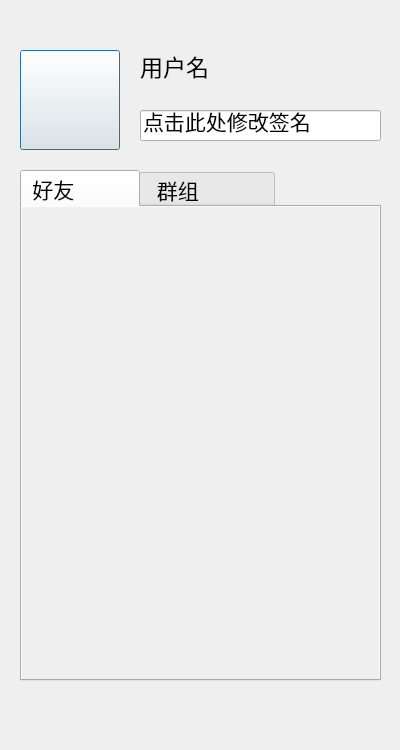
<?xml version="1.0" encoding="UTF-8"?>
<ui version="4.0">
 <class>DialogMain</class>
 <widget class="QDialog" name="DialogMain">
  <property name="enabled">
   <bool>true</bool>
  </property>
  <property name="geometry">
   <rect>
    <x>0</x>
    <y>0</y>
    <width>400</width>
    <height>750</height>
   </rect>
  </property>
  <property name="minimumSize">
   <size>
    <width>400</width>
    <height>750</height>
   </size>
  </property>
  <property name="maximumSize">
   <size>
    <width>400</width>
    <height>750</height>
   </size>
  </property>
  <property name="windowTitle">
   <string>DialogMain</string>
  </property>
  <property name="windowOpacity">
   <double>1.000000000000000</double>
  </property>
  <widget class="QPushButton" name="pb_icon">
   <property name="geometry">
    <rect>
     <x>20</x>
     <y>50</y>
     <width>100</width>
     <height>100</height>
    </rect>
   </property>
   <property name="minimumSize">
    <size>
     <width>100</width>
     <height>100</height>
    </size>
   </property>
   <property name="maximumSize">
    <size>
     <width>100</width>
     <height>100</height>
    </size>
   </property>
   <property name="font">
    <font>
     <pointsize>18</pointsize>
    </font>
   </property>
   <property name="text">
    <string/>
   </property>
   <property name="icon">
    <iconset resource="resource.qrc">
     <normaloff>:/tx/13.png</normaloff>:/tx/13.png</iconset>
   </property>
   <property name="iconSize">
    <size>
     <width>100</width>
     <height>100</height>
    </size>
   </property>
   <property name="checkable">
    <bool>false</bool>
   </property>
  </widget>
  <widget class="QLabel" name="lb_name">
   <property name="geometry">
    <rect>
     <x>140</x>
     <y>50</y>
     <width>171</width>
     <height>31</height>
    </rect>
   </property>
   <property name="font">
    <font>
     <pointsize>17</pointsize>
    </font>
   </property>
   <property name="text">
    <string>用户名</string>
   </property>
  </widget>
  <widget class="QLineEdit" name="le_feeling">
   <property name="geometry">
    <rect>
     <x>140</x>
     <y>110</y>
     <width>241</width>
     <height>31</height>
    </rect>
   </property>
   <property name="font">
    <font>
     <pointsize>16</pointsize>
    </font>
   </property>
   <property name="text">
    <string>点击此处修改签名</string>
   </property>
   <property name="readOnly">
    <bool>false</bool>
   </property>
  </widget>
  <widget class="QTabWidget" name="tb_page">
   <property name="geometry">
    <rect>
     <x>20</x>
     <y>170</y>
     <width>361</width>
     <height>511</height>
    </rect>
   </property>
   <property name="font">
    <font>
     <pointsize>16</pointsize>
    </font>
   </property>
   <property name="currentIndex">
    <number>0</number>
   </property>
   <property name="usesScrollButtons">
    <bool>false</bool>
   </property>
   <widget class="QWidget" name="page_friend">
    <attribute name="title">
     <string>好友         </string>
    </attribute>
    <widget class="QScrollArea" name="scrollArea">
     <property name="geometry">
      <rect>
       <x>0</x>
       <y>0</y>
       <width>361</width>
       <height>481</height>
      </rect>
     </property>
     <property name="frameShape">
      <enum>QFrame::NoFrame</enum>
     </property>
     <property name="widgetResizable">
      <bool>true</bool>
     </property>
     <widget class="QWidget" name="scrollAreaWidgetContents">
      <property name="geometry">
       <rect>
        <x>0</x>
        <y>0</y>
        <width>361</width>
        <height>481</height>
       </rect>
      </property>
      <layout class="QVBoxLayout" name="verticalLayout">
       <property name="spacing">
        <number>5</number>
       </property>
       <property name="leftMargin">
        <number>1</number>
       </property>
       <property name="topMargin">
        <number>1</number>
       </property>
       <property name="rightMargin">
        <number>1</number>
       </property>
       <property name="bottomMargin">
        <number>1</number>
       </property>
       <item>
        <widget class="QWidget" name="wdg_lst" native="true"/>
       </item>
       <item>
        <spacer name="verticalSpacer">
         <property name="orientation">
          <enum>Qt::Vertical</enum>
         </property>
         <property name="sizeHint" stdset="0">
          <size>
           <width>20</width>
           <height>461</height>
          </size>
         </property>
        </spacer>
       </item>
      </layout>
     </widget>
    </widget>
   </widget>
   <widget class="QWidget" name="pb_group">
    <attribute name="title">
     <string> 群组           </string>
    </attribute>
   </widget>
  </widget>
  <widget class="QPushButton" name="pb_menu">
   <property name="geometry">
    <rect>
     <x>20</x>
     <y>700</y>
     <width>40</width>
     <height>40</height>
    </rect>
   </property>
   <property name="minimumSize">
    <size>
     <width>40</width>
     <height>40</height>
    </size>
   </property>
   <property name="maximumSize">
    <size>
     <width>40</width>
     <height>40</height>
    </size>
   </property>
   <property name="text">
    <string/>
   </property>
   <property name="icon">
    <iconset resource="resource.qrc">
     <normaloff>:/images/message.ico</normaloff>:/images/message.ico</iconset>
   </property>
   <property name="iconSize">
    <size>
     <width>40</width>
     <height>40</height>
    </size>
   </property>
   <property name="flat">
    <bool>true</bool>
   </property>
  </widget>
  <widget class="QPushButton" name="pb_tool3">
   <property name="geometry">
    <rect>
     <x>340</x>
     <y>700</y>
     <width>40</width>
     <height>40</height>
    </rect>
   </property>
   <property name="minimumSize">
    <size>
     <width>40</width>
     <height>40</height>
    </size>
   </property>
   <property name="maximumSize">
    <size>
     <width>40</width>
     <height>40</height>
    </size>
   </property>
   <property name="text">
    <string/>
   </property>
   <property name="icon">
    <iconset resource="resource.qrc">
     <normaloff>:/images/color.png</normaloff>:/images/color.png</iconset>
   </property>
   <property name="iconSize">
    <size>
     <width>24</width>
     <height>24</height>
    </size>
   </property>
   <property name="flat">
    <bool>true</bool>
   </property>
  </widget>
  <widget class="QPushButton" name="pb_tool2">
   <property name="geometry">
    <rect>
     <x>280</x>
     <y>700</y>
     <width>40</width>
     <height>40</height>
    </rect>
   </property>
   <property name="minimumSize">
    <size>
     <width>40</width>
     <height>40</height>
    </size>
   </property>
   <property name="maximumSize">
    <size>
     <width>40</width>
     <height>40</height>
    </size>
   </property>
   <property name="text">
    <string/>
   </property>
   <property name="icon">
    <iconset resource="resource.qrc">
     <normaloff>:/images/color.png</normaloff>:/images/color.png</iconset>
   </property>
   <property name="iconSize">
    <size>
     <width>24</width>
     <height>24</height>
    </size>
   </property>
   <property name="flat">
    <bool>true</bool>
   </property>
  </widget>
  <widget class="QPushButton" name="pb_tool1">
   <property name="geometry">
    <rect>
     <x>220</x>
     <y>700</y>
     <width>40</width>
     <height>40</height>
    </rect>
   </property>
   <property name="minimumSize">
    <size>
     <width>40</width>
     <height>40</height>
    </size>
   </property>
   <property name="maximumSize">
    <size>
     <width>40</width>
     <height>40</height>
    </size>
   </property>
   <property name="text">
    <string/>
   </property>
   <property name="icon">
    <iconset resource="resource.qrc">
     <normaloff>:/images/color.png</normaloff>:/images/color.png</iconset>
   </property>
   <property name="iconSize">
    <size>
     <width>24</width>
     <height>24</height>
    </size>
   </property>
   <property name="flat">
    <bool>true</bool>
   </property>
  </widget>
 </widget>
 <resources>
  <include location="resource.qrc"/>
 </resources>
 <connections/>
</ui>
